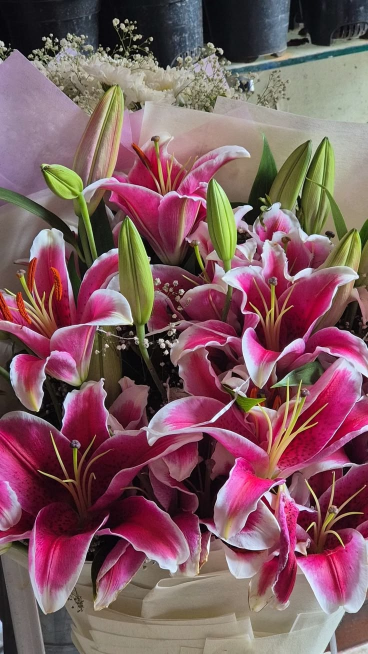
#> input picture Flowers.jpg, 736 x 1308 px (shown at 1/2 size)
$ python oil_pastel.py Flowers.jpg
#> lines starting #> are read from the running program, lines starting #| are printed output that depends on the picture

"""
Oil Pastel - Converts a photo into an oil-pastel-style painting.

Usage:
    python -m pip install numpy pillow
    python oil_pastel.py photo.jpg
        -> Creates natija.png

    python oil_pastel.py photo.jpg --video
        -> Creates painting-process frames in the frames/ folder

To create a video from the frames (FFmpeg required):
    ffmpeg -framerate 30 -i frames/%05d.png -pix_fmt yuv420p video.mp4
"""

import math
import os
import random
import sys

import numpy as np
from PIL import Image, ImageDraw, ImageFilter

LAYERS = [36, 22, 13, 8, 5, 3]
MAX_SIDE = 1400
FRAMES_PER_LAYER = 40

random.seed(4)
np.random.seed(4)


def load(path):
#> called with path = 'Flowers.jpg'
    im = Image.open(path).convert("RGB")
#> im is the input picture: PIL image 736x1308 RGB; mean R, G, B 127.1, 90.2, 95.9
    s = min(1.0, MAX_SIDE / max(im.size))
#> s = 1
    return im.resize(
        (round(im.width * s), round(im.height * s)),
        Image.Resampling.LANCZOS,
    )


def make_layer(target, canvas, r):
    """Create brush strokes in areas that need more detail."""
    W, H = target.size

    blur = np.asarray(
        target.filter(ImageFilter.GaussianBlur(r * 0.5)),
        dtype=np.float32,
    )

    lum = blur @ np.array([0.299, 0.587, 0.114], np.float32)
    gy, gx = np.gradient(lum)

    err = np.abs(np.asarray(canvas, np.float32) - blur).sum(2)
    step = max(2, int(r * 0.9))
    strokes = []

    for y in range(0, H, step):
        for x in range(0, W, step):
            yy = min(H - 1, y + random.randint(0, step - 1))
            xx = min(W - 1, x + random.randint(0, step - 1))

            if r != LAYERS[0] and err[yy, xx] < 30:
                continue

            color = tuple(
                int(c)
                for c in np.clip(
                    blur[yy, xx] + np.random.normal(0, 7, 3),
                    0,
                    255,
                )
            )

            pts = [(xx, yy)]
            px, py = float(xx), float(yy)
            last = None

            for _ in range(random.randint(2, 4)):
                ix = int(min(W - 1, max(0, px)))
                iy = int(min(H - 1, max(0, py)))

                dx, dy = -gy[iy, ix], gx[iy, ix]
                m = math.hypot(dx, dy)

                if m < 0.5:
                    a = (
                        random.uniform(0, math.pi)
                        if last is None
                        else math.atan2(last[1], last[0])
                    )
                    dx, dy = math.cos(a), math.sin(a)
                else:
                    dx, dy = dx / m, dy / m

                if last and dx * last[0] + dy * last[1] < 0:
                    dx, dy = -dx, -dy

                px += dx * r * 0.9
                py += dy * r * 0.9
                pts.append((px, py))
                last = (dx, dy)

            strokes.append((r, color, pts))

    random.shuffle(strokes)
    return strokes


def draw_stroke(d, r, color, pts):
    w = max(2, int(r * 1.6))

    d.line(pts, fill=color, width=w, joint="curve")

    for p in (pts[0], pts[-1]):
        d.ellipse(
            (p[0] - w / 2, p[1] - w / 2,
             p[0] + w / 2, p[1] + w / 2),
            fill=color,
        )

    if r >= 5:
        for _ in range(3):
            off = random.uniform(-w / 3, w / 3)
            shade = random.choice((18, -18, 30))
            c2 = tuple(
                max(0, min(255, c + shade))
                for c in color
            )

            d.line(
                [(x + off * 0.7, y + off) for x, y in pts],
                fill=c2,
                width=max(1, w // 6),
            )


def main():
    if len(sys.argv) < 2:
        print("Usage: python oil_pastel.py photo.jpg [--video]")
        return

    image_path = sys.argv[1]

    if not os.path.isfile(image_path):
        print(f"Error: Image not found: {image_path}")
        print("Put the image in this folder or provide its full path.")
        return

    target = load(image_path)
    video = "--video" in sys.argv

    canvas = Image.new("RGB", target.size, (246, 242, 232))
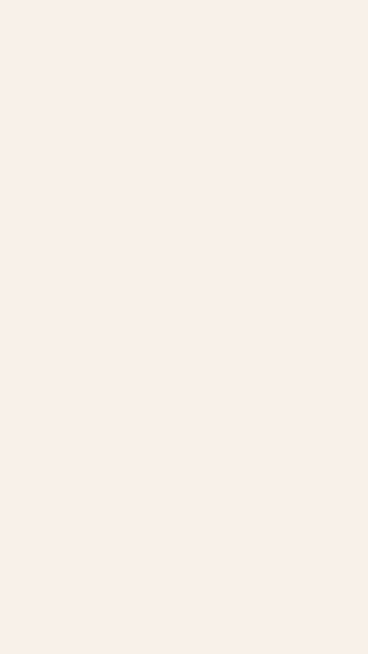
#> canvas: PIL image 736x1308 RGB (shown at 1/2 size); mean R, G, B 246, 242, 232
    d = ImageDraw.Draw(canvas)

    if video:
        os.makedirs("frames", exist_ok=True)

    frame = 0

    for i, r in enumerate(LAYERS):
        strokes = make_layer(target, canvas, r)

        print(
            f"Layer {i + 1}/{len(LAYERS)} | "
            f"brush radius={r} | strokes={len(strokes)}"
        )

        chunk = max(1, len(strokes) // FRAMES_PER_LAYER)

        for k, stroke in enumerate(strokes):
            draw_stroke(d, *stroke)

            if video and k % chunk == 0:
                canvas.save(f"frames/{frame:05d}.png")
                frame += 1
#> this loop made 6 passes
#> chunk on passes 1 to 6: 23, 52, 148, 339, 905, 3164
#| Layer 1/6 | brush radius=36 | strokes=943
#| Layer 2/6 | brush radius=22 | strokes=2117
#| Layer 3/6 | brush radius=13 | strokes=5953
#| Layer 4/6 | brush radius=8 | strokes=13569
#| Layer 5/6 | brush radius=5 | strokes=36238
#| Layer 6/6 | brush radius=3 | strokes=126585
#> pass 1, in make_layer, `blur = np.asarray( target.filter(ImageFilter.GaussianBlur(r * 0.5)), d..`:
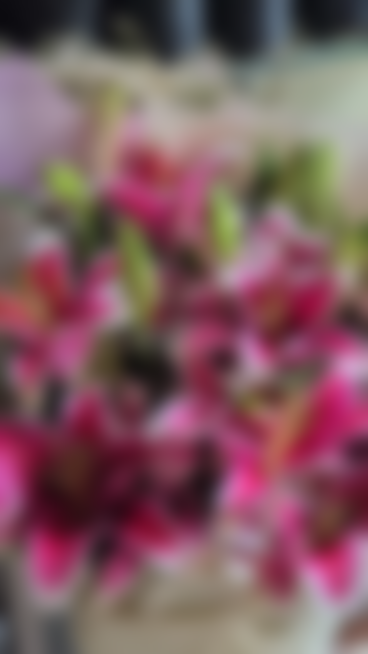
#> blur: shape (1308, 736, 3) float32 (shown at 1/2 size); mean R, G, B 127.1, 90.2, 95.9
#> pass 1, in make_layer, `lum = blur @ np.array([0.299, 0.587, 0.114], np.float32)`:
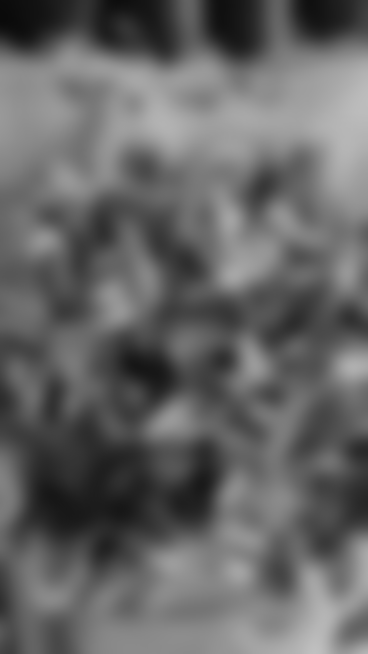
#> lum: shape (1308, 736) float32 (shown at 1/2 size); min 10.87, max 192.4, mean 101.9
#> pass 1, in make_layer, `gy, gx = np.gradient(lum)`:
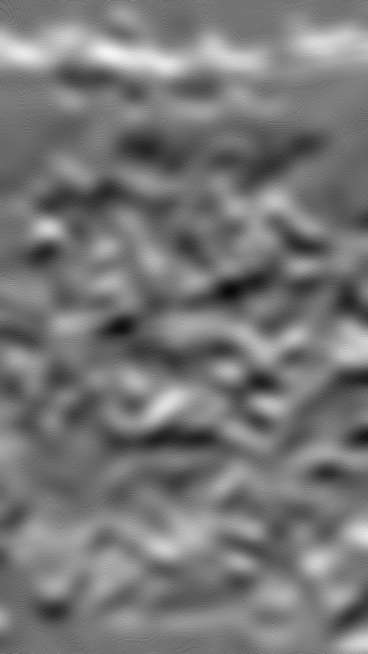
#> gy: shape (1308, 736) float32 (shown at 1/2 size); min -2.5, max 3, mean 0.0766; drawn with min black and max white
#> pass 1, in make_layer, `gy, gx = np.gradient(lum)`:
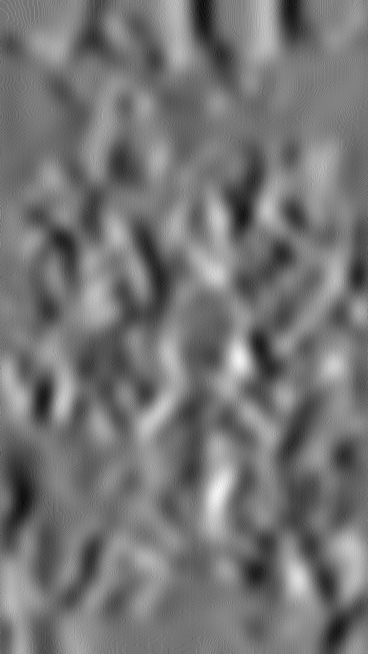
#> gx: shape (1308, 736) float32 (shown at 1/2 size); min -2.56, max 3.06, mean 0.034; drawn with min black and max white
#> after the loop:
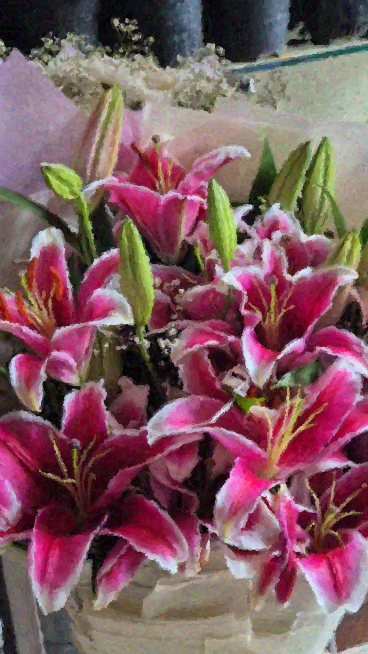
#> canvas: PIL image 736x1308 RGB (shown at 1/2 size); mean R, G, B 126.6, 89.8, 95.6
#> after the loop, frame = 0

    canvas.save("natija.png")

    if video:
        for _ in range(60):
            canvas.save(f"frames/{frame:05d}.png")
            frame += 1

        print(f"Frames saved: frames/ ({frame} frames)")

    print("Done! Result saved as natija.png")

    try:
        canvas.show()
    except Exception:
        pass


if __name__ == "__main__":
    main()
